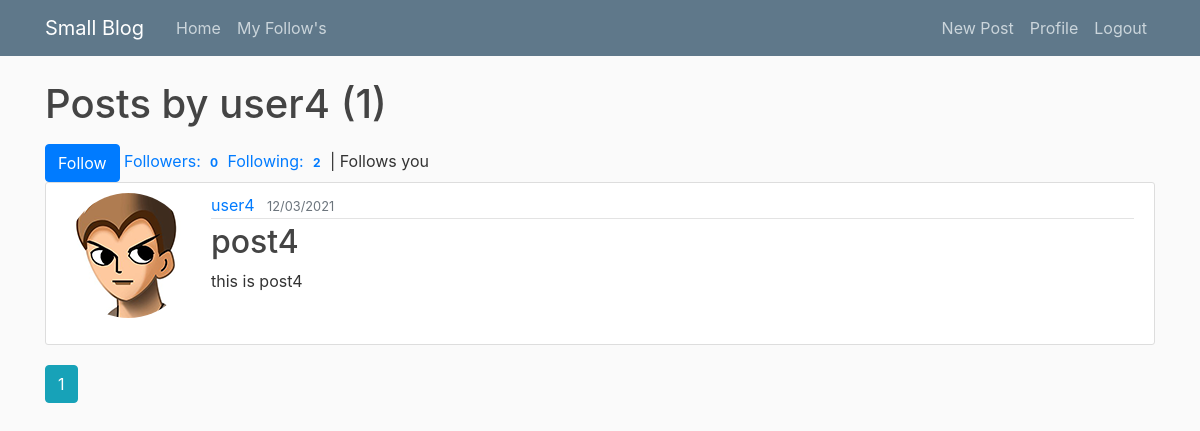
The app's page /user/post/user4?page= (signed in) with its own data.
### app/models.py (models this page shows, shortened)
class User(db.Model,UserMixin):
    id = db.Column(db.Integer, primary_key=True)
    username = db.Column(db.String(20),  nullable=False)
    email = db.Column(db.String(120), nullable=False)
    picture = db.Column(db.String(20), nullable=False, default='default.png')
    password = db.Column(db.String(60), nullable=False)
    posts = db.relationship('Post', backref='author', lazy=True)  #Post:class name
    followed = db.relationship('Follow',
                               foreign_keys=[Follow.followerid],
                               backref=db.backref('follower', lazy='joined'),
                               lazy='dynamic',
                               cascade='all, delete-orphan')
    followers = db.relationship('Follow',
                                foreign_keys=[Follow.followedid],
                                backref=db.backref('followed', lazy='joined'),
                                lazy='dynamic',
                                cascade='all, delete-orphan')
    def is_following(self,user):
        return self.followed.filter_by(followedid=user.id).first() is not None

class Post(db.Model):
    id = db.Column(db.Integer, primary_key=True)
    title = db.Column(db.String(100), nullable=False)
    postdate = db.Column(db.DateTime, nullable=False, default=datetime.utcnow)
    content = db.Column(db.Text, nullable=False)
    uid = db.Column(db.Integer, db.ForeignKey('user.id'), nullable=False)   #user:name of db column

### app/users/views.py (the view)
@users.route('/user/post/<string:username>', methods=['GET', 'POST'])
def posts(username):
    user = User.query.filter_by(username=username).first_or_404()
    pagenumber=request.args.get('page', 1, type=int)
    posts = Post.query.filter_by(author=user).order_by(Post.postdate.desc()).paginate(page=pagenumber, per_page=4)
    return render_template('posts.html',user=user,posts=posts,title=f"{username}'s Blog")

### app/models.py (called while the page is built)
@m_login.user_loader
def uload(uid):
    return User.query.get(int(uid))

### app/templates/posts.html (shortened to what this page needs)
{% extends "base.html" %}
{% block content %}
    <h1 class="mb-3" >Posts by {{user.username}} ({{posts.total}})</h1>
    {% if current_user and user != current_user %}
{% if not current_user.is_following(user) %}
<a href="{{ url_for('.follow', username=user.username) }}"
class="btn btn-primary">Follow</a>
{% else %}
<a href="{{ url_for('.unfollow', username=user.username) }}"
class="btn btn-default">Unfollow</a>
{% endif %}
{% endif %}
<a href="{{ url_for('.followers', username=user.username) }}">
Followers: <span class="badge">{{ user.followers.count() }}</span>
</a>
<a href="{{ url_for('.followers', username=user.username) }}">
Following: <span class="badge">{{ user.followed.count() }}</span>
</a>
{% if current_user.is_authenticated and user != current_user and
user.is_following(current_user) %}
| <span class="label label-default">Follows you</span>
{% endif %}
    {% for post in posts.items %}
        <article class="media content-section">
        <img class="rounded-circle account-img"
               src="{{ url_for('static',filename='picture/'+post.author.picture)}}"
               alt="profile image" style="height: 125px;
  width: 125px;
  margin-right: 20px;
  margin-bottom: 16px;">
          <div class="media-body">
            <div class="article-metadata">
              <a class="mr-2" href="{{url_for('users.posts', username=post.author.username ,page=page_num)}}">{{ post.author.username }}</a>
              <small class="text-muted">{{ post.postdate.strftime('%m/%d/%Y') }}</small>
            </div>
            <h2><a class="article-title" href="{{url_for('posts.post', postid=post.id)}}">{{ post.title }}</a></h2>
            <p class="article-content">{{ post.content }}</p>
          </div>
        </article>
    {% endfor %}
{% for page_num in posts.iter_pages(left_edge=1, left_current=1, right_current=2, right_edge=1) %}
        {% if page_num %}
            {% if page_num == posts.page %}
                <a href="{{url_for('users.posts', username=user.username ,page=page_num)}}" class="btn btn-info mb-4">{{page_num}}</a>
            {% else %}
                <a href="{{url_for('users.posts', username=user.username ,page=page_num)}}" class="btn btn-outline-info mb-4">{{page_num}}</a>
            {% endif %}
        {% else %}
            ...
        {% endif %}
    {% endfor %}
{% endblock content %}

### app/templates/base.html (shortened to what this page needs)
<html lang="en">
<head>
    <link rel="stylesheet" href="https://maxcdn.bootstrapcdn.com/bootstrap/4.0.0/css/bootstrap.min.css">
    <link rel="stylesheet" href="{{url_for('static', filename='css/post.css')}}">
</head>
<body>
<header class="site-header">
      <nav class="navbar navbar-expand-md navbar-dark bg-steel fixed-top">
        <div class="container">
          <a class="navbar-brand mr-4" href="{{ url_for('main.index') }}">Small Blog</a>
          <div class="collapse navbar-collapse" id="navbarToggle">
            <div class="navbar-nav mr-auto">
              <a class="nav-item nav-link" href="{{ url_for('main.index') }}">Home</a>
                {% if current_user.is_authenticated %}
              <a class="nav-item nav-link" href="{{ url_for('users.followers',username=current_user.username) }}">My Follow's</a>
                {% endif %}
            </div>
            <div class="navbar-nav">
                {% if current_user.is_authenticated %}
                    <a class="nav-item nav-link" href="{{ url_for('posts.new') }}">New Post</a>
                    <a class="nav-item nav-link" href="{{ url_for('users.profile') }}">Profile</a>
                    <a class="nav-item nav-link" href="{{ url_for('users.logout') }}">Logout</a>
                {% else %}
                    <a class="nav-item nav-link" href="{{ url_for('users.login') }}">Login</a>
                    <a class="nav-item nav-link" href="{{ url_for('users.register') }}">Register</a>
                {% endif %}
            </div>
          </div>
        </div>
      </nav>
    </header>
<main role="main" class="container">
      <div class="row">
        <div class="col-md-12">
          {% block content %}{% endblock %}
        </div>
      </div>
    </main>
</body>
</html>

### app/static/css/post.css (style rules this page uses)
body { background: #fafafa; color: #333333; margin-top: 5rem; }
h1, h2, h3, h4, h5, h6 { color: #444444; }
.bg-steel { background-color: #5f788a; }
.site-header .navbar-nav .nav-link { color: #cbd5db; }
.content-section { background: #ffffff; padding: 10px 20px; border: 1px solid #dddddd; border-radius: 3px; margin-bottom: 20px; }
.article-title { color: #444444; }
.article-content { white-space: pre-line; }
.article-metadata { padding-bottom: 1px; margin-bottom: 4px; border-bottom: 1px solid #e3e3e3 }

### records on screen
User: username "user4"
Post: picture (placeholder picture), author.username "user4", postdate "12/03/2021", title "post4", content "this is post4"

### other values on screen
{{ posts.total }} "1"
{{ user.followers.count() }} "0"
{{ user.followed.count() }} "2"
{{ page_num }} "1"
